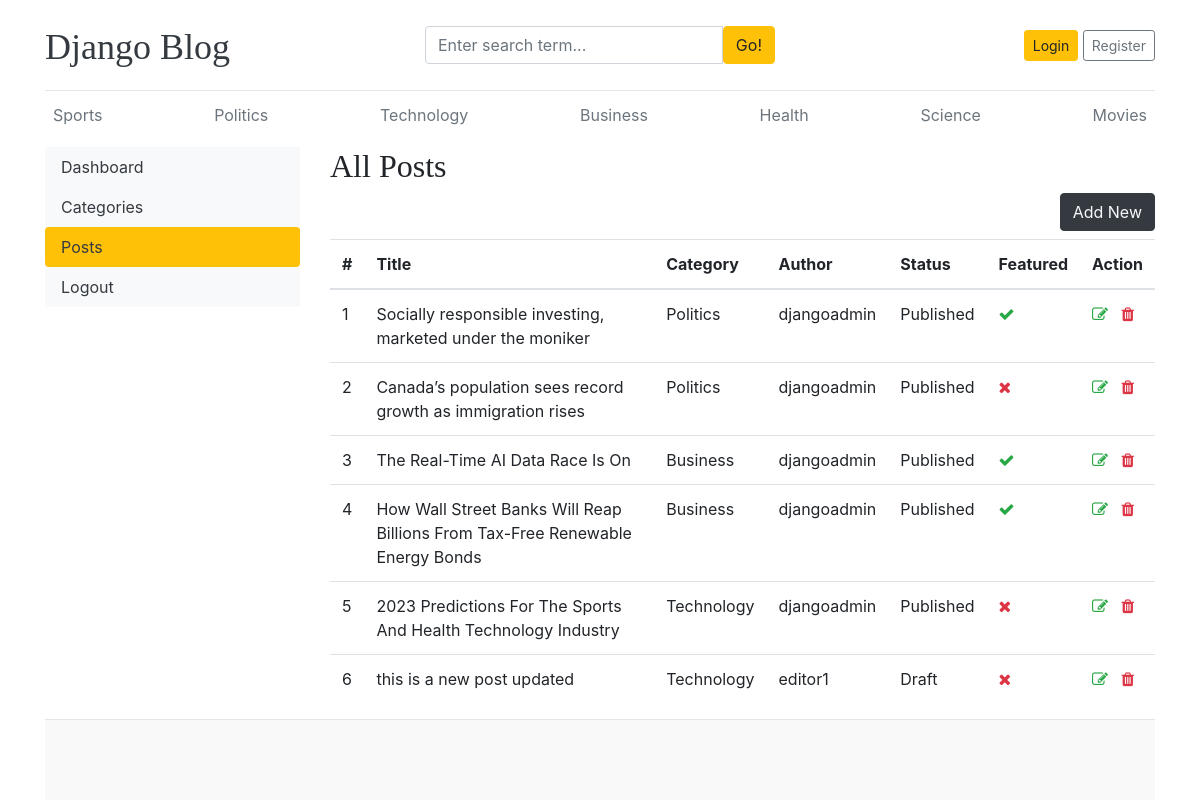
The app's page /dashboard/posts/ with its own data.
### blogs/models.py (models this page shows, shortened)
class Category(models.Model):
    category_name = models.CharField(max_length=50, unique=True)
    created_at = models.DateTimeField(auto_now_add=True)
    updated_at = models.DateTimeField(auto_now=True)
    class Meta:
        verbose_name_plural = 'categories'
    def __str__(self):
        return self.category_name

class Blog(models.Model):
    title = models.CharField(max_length=100)
    slug = models.SlugField(max_length=150, unique=True, blank=True)
    category = models.ForeignKey(Category, on_delete=models.CASCADE)
    author = models.ForeignKey(User, on_delete=models.CASCADE)
    featured_image = models.ImageField(upload_to='uploads/%Y/%m/%d')
    short_description = models.TextField(max_length=500)
    blog_body = models.TextField(max_length=2000)
    status = models.CharField(max_length=20, choices=STATUS_CHOICES, default="Draft")
    is_featured = models.BooleanField(default=False)
    created_at = models.DateTimeField(auto_now_add=True)
    updated_at = models.DateTimeField(auto_now=True)

### dashboards/views.py (the view)
# urls.py: path('posts/', views.posts, name='posts'),
def posts(request):
    posts = Blog.objects.all()
    context = {
        'posts': posts,
    }
    return render(request, 'dashboard/posts.html', context)

### blogs/context_processors.py (called while the page is built)
def get_categories(request):
    categories = Category.objects.all()
    return dict(categories=categories)

def get_social_links(request):
    social_links = SocialLink.objects.all()
    return dict(social_links=social_links)

### templates/dashboard/posts.html (shortened to what this page needs)
{% extends 'base.html' %}
{% block content %}
<div class="row">
    {% include 'dashboard/sidebar.html' %}
    <div class="col-md-9">
        <h2>All Posts</h2>
        <a href="{% url 'add_post' %}" class="btn btn-dark text-light float-right mb-2">Add New</a>
        <table class="table table-hover">
            <thead>
              <tr>
                <th>#</th>
                <th>Title</th>
                <th>Category</th>
                <th>Author</th>
                <th>Status</th>
                <th>Featured</th>
                <th>Action</th>
              </tr>
            </thead>
            <tbody>
            {% for post in posts %}
              <tr>
                <td>{{ forloop.counter }}</td>
                <td>{{ post.title }}</td>
                <td>{{ post.category }}</td>
                <td>{{ post.author }}</td>
                <td>{{ post.status }}</td>
                <td>{% if post.is_featured %}<i class="fa fa-check text-success"></i>{% else %}<i class="fa fa-times text-danger"></i>{% endif %}</td>
                <td>
                    <a href="{% url 'edit_post' post.id %}"><i class="fa fa-edit text-success"></i></a>
                    <a href="{% url 'delete_post' post.id %}"><i class="fa fa-trash text-danger"></i></a>
                </td>
              </tr>
            {% endfor %}
            </tbody>
          </table>
    </div>
</div>
{% endblock %}

### templates/base.html (shortened to what this page needs)
{% load static %}
<!DOCTYPE html>
<html lang="en">
<head>
    <link href="https://getbootstrap.com/docs/4.0/dist/css/bootstrap.min.css" rel="stylesheet">
    <link href="{% static 'css/blog.css' %}" rel="stylesheet">
    <link rel="stylesheet" href="https://cdnjs.cloudflare.com/ajax/libs/font-awesome/4.7.0/css/font-awesome.min.css">
  </head>
<body>
    <div class="container">
      <header class="blog-header py-3">
        <div class="row flex-nowrap justify-content-between align-items-center">
          <div class="col-4 pt-1">
            <a class="blog-header-logo text-dark" href="/">Django Blog</a>
          </div>
          <div class="col-4">
            <form action="{% url 'search' %}" method="GET">
              <div class="input-group">
                <input class="form-control" type="text" name="keyword" value="{{ keyword }}" placeholder="Enter search term..." aria-label="Enter search term..." aria-describedby="button-search" />
                <button type="submit" class="btn btn-warning" id="button-search" type="button">Go!</button>
            </div>
            </form>
          </div>
          <div class="col-4 d-flex justify-content-end align-items-center">
            {% if not user.is_authenticated %}
            <a class="btn btn-sm btn-warning" href="{% url 'login' %}">Login</a> &nbsp;
            <a class="btn btn-sm btn-outline-secondary" href="{% url 'register' %}">Register</a>
            {% else %}
            <span><a href="{% url 'dashboard' %}">Dashboard</a></span>
            &emsp;
            <span><a href="{% url 'logout' %}">Logout</a></span>
            {% endif %}
          </div>
        </div>
      </header>
      <div class="nav-scroller py-1 mb-2">
        <nav class="nav d-flex justify-content-between">
          {% for cat in categories %}
          <a class="p-2 text-muted" href="{% url 'posts_by_category' cat.id %}">{{ cat.category_name }}</a>
          {% endfor %}
        </nav>
      </div>
{% block content %}
{% endblock %}
<footer class="blog-footer">
  </footer>
  </body>
  </html>

### blog_main/static/css/blog.css (style rules this page uses)
.blog-header { border-bottom: 1px solid #e5e5e5; }
.blog-header-logo { font-family: "Playfair Display", Georgia, "Times New Roman", serif; font-size: 2.25rem; }
h1, h2, h3, h4, h5, h6 { font-family: "Playfair Display", Georgia, "Times New Roman", serif; }
.blog-footer { padding: 2.5rem 0; color: #727272; text-align: center; background-color: #f9f9f9; border-top: .05rem solid #e5e5e5; }

### records on screen
Category: category_name "Sports"
Category: category_name "Politics"
Category: category_name "Technology"
Category: category_name "Business"
Category: category_name "Health"
Category: category_name "Science"
Category: category_name "Movies"
Blog: title "Socially responsible investing, marketed under the moniker", category "Politics", author "djangoadmin", status "Published", is_featured True (drawn)
Blog: title "Canada’s population sees record growth as immigration rises", category "Politics", author "djangoadmin", status "Published", is_featured False (drawn)
Blog: title "The Real-Time AI Data Race Is On", category "Business", author "djangoadmin", status "Published", is_featured True (drawn)
Blog: title "How Wall Street Banks Will Reap Billions From Tax-Free Renewable Energy Bonds", category "Business", author "djangoadmin", status "Published", is_featured True (drawn)
Blog: title "2023 Predictions For The Sports And Health Technology Industry", category "Technology", author "djangoadmin", status "Published", is_featured False (drawn)
Blog: title "this is a new post updated", category "Technology", author "editor1", status "Draft", is_featured False (drawn)
